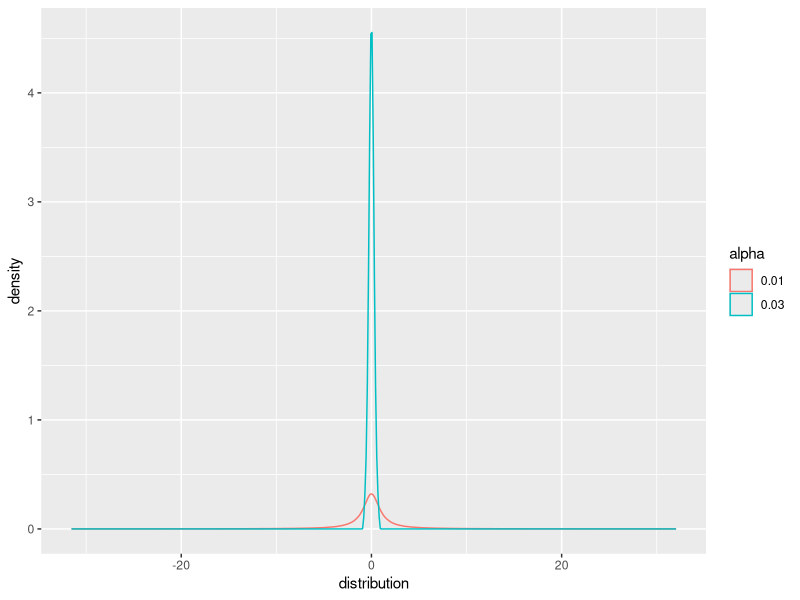

The R script that drew this image: (Note: this script raises an error after producing the figure.)
#test plot
n.simu <- 1000000
sigma_y = sigma_m = 1
n_vec <- c(15000,75000,150000)
alpha_vec <- c(0.00,0.01,0.03,0.05)
i1 = 1
i2 = 3
n = n_vec[i1]
alpha_G = alpha_vec[i2]
z_Gamma <- rnorm(n.simu,mean = 0, sd = sqrt(sigma_y/n))
z_gamma <- rnorm(n.simu,mean = alpha_G,sd = sqrt(sigma_m/n))
true_distribution <- z_Gamma/z_gamma
q_temp=  quantile(true_distribution,c(0.01,0.99))
idx <- which(true_distribution>=q_temp[1]&
               true_distribution<=q_temp[2])
true_distribution = true_distribution[idx]

i1 = 2
i2 = 1
n = n_vec[i1]

alpha_G = alpha_vec[i2]
z_Gamma <- rnorm(n.simu,mean = 0, sd = sqrt(sigma_y/n))
z_gamma <- rnorm(n.simu,mean = alpha_G,sd = sqrt(sigma_m/n))
true_distribution2 <- z_Gamma/z_gamma
q_temp=  quantile(true_distribution2,c(0.01,0.99))
idx <- which(true_distribution2>=q_temp[1]&
               true_distribution2<=q_temp[2])
true_distribution2 = true_distribution2[idx]

distribution = c(true_distribution,true_distribution2)
alpha = c(rep("0.03",length(true_distribution)),rep("0.01",length(true_distribution)))
data = data.frame(alpha,distribution)
library(ggplot2)
ggplot(data,aes(x=distribution,color=alpha))+
  geom_density()


q_high = ratio_est-ci_low_exact
q_low = ratio_est-ci_high_exact
jdx <- which(q_low<=q_result_final[1]|q_high>=q_result_final[2])
idx <- which(ratio_est>=qcauchy(0.025)&
               ratio_est<=qcauchy(0.975))

